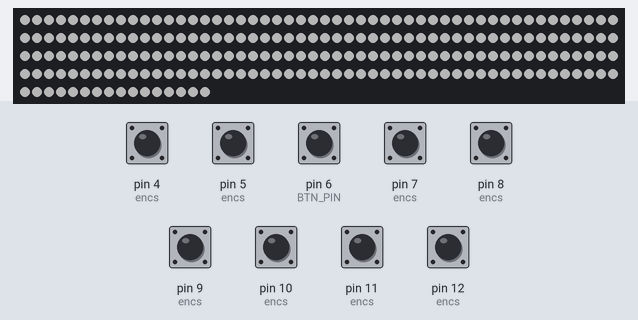
The sketch below on a simulated Arduino Uno, built with avr-gcc and run on an emulated ATmega328P. Parts: 216 RGB LEDs in strip order, left to right, continuing on the next row. The test bench sets the inputs (shaded band); at power-on: pin 4 (encs), pin 5 (encs), pin 6 (BTN_PIN), pin 7 (encs), pin 8 (encs), pin 9 (encs), pin 10 (encs), pin 11 (encs), pin 12 (encs) HIGH. Dim RGB values are drawn brighter than linear; random numbers use the default seed unless the sketch sets one.

Above: at 1.7 s.
1.8 s: pin 6 (BTN_PIN) pulled LOW for 0.15 s
At 1.96 s:
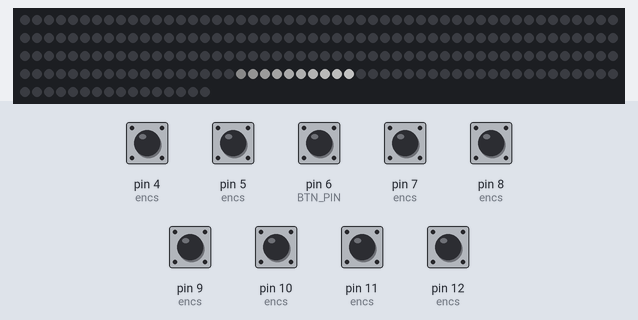
2.5 s: pin 4 (encs) pulled LOW for 0.15 s
3.2 s: pin 7 (encs) pulled LOW for 0.15 s
3.9 s: pin 8 (encs) pulled LOW for 0.15 s
4.6 s: pin 9 (encs) pulled LOW for 1 s
6.2 s: pin 10 (encs) pulled LOW for 1 s
Timing chart, 0 to 8.8 s (numbered marks = the images above; inputs shaded):
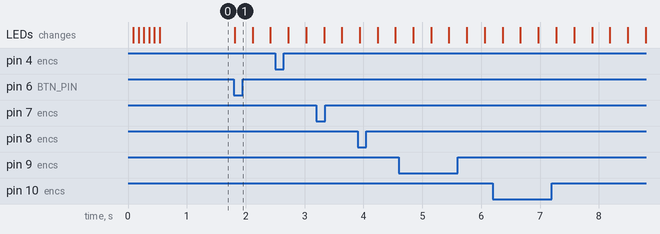

The sketch:

QGH_Portal_v2_master.ino
```cpp
#include <FastLED.h>
#define HC12 Serial

/*/IMPORTANT//
FOR MASTER AND SLAVE HC-12 ARE SET TO C006 Channel to avoid interference with other devices
to change channel:

Connect GND+SET pins
Set 9600 baud
send commands to serial
AT - AT mode
AT+RX - to check current speed
AT+C006 - to set channel
*/

// ---------------- LED CONFIG -------------------
#define LED_PIN 3
#define NUM_LEDS 216
CRGB leds[NUM_LEDS];

// ------------- ENCODERS ------------------------
struct Enc { byte pinA; byte pinB; int value; int last; };
Enc encs[4] = {
  {12, 11, 0, 0},   // R
  {10, 9,  0, 0},   // G
  {8,  7,  0, 0},   // B
  {4,  5,  0, 0}    // Speed
};

#define BTN_PIN 6
bool modeGame = false;
bool lastBtn = false;

// SLAVE incoming state
int sPos = 0;
int sR = 0, sG = 0, sB = 0;
int sSpeed = 0;
bool sValid = false;
unsigned long lastFresh = 0;


String lastRawPacket = "";

#define RX_BUF_MAX 50

// ----------- GAME -------------
int pos = 0;
unsigned long lastMove = 0;

// ----------- WIN -------------
bool win = false;
unsigned long winStart = 0;
const int WIN_DURATION = 60000;

// tolerances
const int POS_TOL = 30;      // tighter position tolerance
const int COL_TOL = 30;     // kept for reference (RGB)
const uint8_t SAT_MIN = 30;
const uint8_t VAL_MIN = 30;
const uint8_t HUE_TOL = 20;

unsigned long lastDebug = 0;   // periodic debug timer

static int winRepeats = 0;
static unsigned long lastWinSend = 0;

// -----------------------------------------------
void setup() {
  Serial.begin(9600);

  FastLED.addLeds<WS2812, LED_PIN, GRB>(leds, NUM_LEDS);
  FastLED.setBrightness(180);

  // --- Startup green blink (master) ---
  for (int i = 0; i < 3; i++) {
    fill_solid(leds, NUM_LEDS, CRGB(0, 255, 0));  // green
    FastLED.show();
    delay(80);
    fill_solid(leds, NUM_LEDS, CRGB::Black);
    FastLED.show();
    delay(80);
  }

  // Reset encoder states after LED blinking (prevents quadrature desync)
  for (int i = 0; i < 4; i++) {
    encs[i].value = 128; // mid-point for predictable start
    encs[i].last = (digitalRead(encs[i].pinA) << 1) | digitalRead(encs[i].pinB);
  }

  for (int i=0;i<4;i++) {
    pinMode(encs[i].pinA, INPUT_PULLUP);
    pinMode(encs[i].pinB, INPUT_PULLUP);
  }

  pinMode(BTN_PIN, INPUT_PULLUP);

  randomSeed(analogRead(0));
}

// -----------------------------------------------
void readEncoders() {
  for (int i=0;i<4;i++) {
    int a = digitalRead(encs[i].pinA);
    int b = digitalRead(encs[i].pinB);
    int encoded = (a << 1) | b;
    int sum = (encs[i].last << 2) | encoded;

    if (sum == 0b1101 || sum == 0b0100 || sum == 0b0010 || sum == 0b1011)
      encs[i].value += 10;
    if (sum == 0b1110 || sum == 0b0111 || sum == 0b0001 || sum == 0b1000)
      encs[i].value -= 10;

    if (encs[i].value < 0) encs[i].value = 0;
    if (encs[i].value > 255) encs[i].value = 255;

    encs[i].last = encoded;
  }
}

// -----------------------------------------------
void parseSlavePacket(String s) {

  if (!s.startsWith("{S") || !s.endsWith("}")) return;

  // тіло: між "{S" і "}"
  String body = s.substring(2, s.length() - 1);
  body.trim();

  // Забираємо все, що не цифра і не +
  for (int i = 0; i < body.length(); i++) {
    if (!isDigit(body[i])) body[i] = ' ';
  }

  body.trim();

  // читаємо ОДНЕ число — POS
  int pos_;
  int matched = sscanf(body.c_str(), "%d", &pos_);

  if (matched != 1) return;
  if (pos_ < 0 || pos_ >= NUM_LEDS) return;

  sPos = pos_;
  sValid = true;
  lastFresh = millis();
}

// -----------------------------------------------
void sendWinToSlave() {
  Serial.println("{M WIN:1}");
}

// -----------------------------------------------
bool checkWin() {
  if (!sValid) return false;

  // ignore outdated slave data
  if (millis() - lastFresh > 400) return false;

  int dPos = abs(pos - sPos);
  if (dPos > NUM_LEDS / 2) dPos = NUM_LEDS - dPos;
  bool posOK = (dPos <= POS_TOL);

  static unsigned long stableSince = 0;
  static int stableCount = 0;

  if (posOK) {
    if (stableSince == 0) stableSince = millis();
    stableCount++;

    // потрібно 4 збіги + 500 мс справжньої стабільності
    if (stableCount >= 4 && millis() - stableSince >= 500) {
      stableSince = 0;
      stableCount = 0;
      winRepeats = 3;
      return true;
    }
    return false;
  } else {
    stableSince = 0;
    stableCount = 0;
    return false;
  }
}

// -----------------------------------------------
void runPassive() {
int br = map(encs[3].value, 0, 255, 10, 255);
FastLED.setBrightness(br);

fill_solid(leds, NUM_LEDS, CRGB(encs[0].value, encs[1].value, encs[2].value));
}

// -----------------------------------------------
void runGame() {
  int raw = encs[3].value;
  int spd = map(raw, 0, 255, 1, 30);

  // ---- FIX: захист від зависання руху ----
  unsigned long now = micros();   // точніший таймер
  static unsigned long lastMoveUs = 0;

  // інтервал у мікросекундах (гарантує рух навіть при блокуваннях)
  unsigned long intervalUs = 5000 + (30000 - spd * 1000);
  // min ~5ms, max ~35ms

  if (now - lastMoveUs >= intervalUs) {
    pos = (pos + 1) % NUM_LEDS;
    lastMoveUs = now;
  }

  // --- Render tail ---
  fill_solid(leds, NUM_LEDS, CRGB::Black);
  for (int i=0;i<10;i++) {
    int p = (pos - i + NUM_LEDS) % NUM_LEDS;
    uint8_t fade = 255 - (i*25);
    leds[p] = CRGB(encs[0].value, encs[1].value, encs[2].value).nscale8(fade);
  }

  FastLED.setBrightness(175);
}

// -----------------------------------------------
void runWin() {
  unsigned long now = millis();
  if (now - winStart > WIN_DURATION) {
    win = false;
    return;
  }

  uint8_t hue = (now / 5) & 255;
  fill_solid(leds, NUM_LEDS, CHSV(hue, 255, 255));
  FastLED.show();
}

void readHC12() {
    static bool inPacket = false;
    static String packet = "";

    while (Serial.available()) {
        char c = Serial.read();

        // start of packet
        if (c == '{') {
            inPacket = true;
            packet = "{";
            continue;
        }

        // accumulating packet
        if (inPacket) {
            packet += c;

            // end of packet
            if (c == '#') {

                // fully clean packet from extra characters
                packet.replace("#", "");
                packet.replace("\r", "");
                packet.replace("\n", "");
                packet.trim();

                // packet must end with '}'
                if (packet.endsWith("}")) {
                    lastRawPacket = packet;
                    parseSlavePacket(packet);
                }

                // fully reset
                inPacket = false;
                packet = "";
            }
        }
    }
}

// -----------------------------------------------
void loop() {
  readHC12();

  if (winRepeats > 0 && millis() - lastWinSend >= 10) {
    sendWinToSlave();
    winRepeats--;
    lastWinSend = millis();
  }

  /*//
  Periodic send to HC12 every 500ms
  static unsigned long lastHCSend = 0;
  unsigned long now = millis();
  if (now - lastHCSend >= 500) {
    Serial.print("{DBG M_POS:");
    Serial.print(pos);
    // RGB ignored in pos-only mode
    Serial.print(" S_POS:");
    Serial.print(sPos);
    // no color debug in pos-only mode
    Serial.println("}");
    lastHCSend = now;
  }
  *///

  // ---- High-frequency encoder polling (every 2 ms) ----
  static unsigned long lastEnc = 0;
  unsigned long encNow = millis();
  if (encNow - lastEnc >= 2) {   // ~500 Hz polling
    lastEnc = encNow;
    readEncoders();
  }

  // BUTTON
  bool btn = !digitalRead(BTN_PIN);
  static unsigned long lastBtnTime = 0;

  if (btn && !lastBtn && millis() - lastBtnTime > 200) {
    // allow interrupting win-effect
    if (win) {
      win = false;
      modeGame = false;     // return to passive
      lastBtnTime = millis();
    } else {
      modeGame = !modeGame;
      pos = random(NUM_LEDS);
      lastBtnTime = millis();
    }
  }
  lastBtn = btn;

  /*/ -------- periodic debug print (non-blocking) ----------
  if (millis() - lastDebug > 300) {
    lastDebug = millis();
    Serial.print("MODE=");
    Serial.print(modeGame ? "GAME" : "PASSIVE");
    Serial.print("   POS="); Serial.print(pos);
    Serial.print("   ENC R/G/B/S = ");
    Serial.print(encs[0].value); Serial.print("/");
    Serial.print(encs[1].value); Serial.print("/");
    Serial.print(encs[2].value); Serial.print("/");
    Serial.print(encs[3].value);

    Serial.print("   SLAVE POS="); Serial.print(sPos);
    Serial.print("   SLAVE RGB=");
    Serial.print(sR); Serial.print("/");
    Serial.print(sG); Serial.print("/");
    Serial.print(sB);
    Serial.print("   SLAVE SPD=");
    Serial.println(sSpeed);
  }//*/

  // WIN CHECK
  if (modeGame && checkWin() && !win) {
    win = true;
    winStart = millis();
    sendWinToSlave();
  }

  if (win) {
    runWin();
    FastLED.show();
    return;
  }

  if (!modeGame) runPassive();
  else runGame();

// update LEDs much more often — prevents packet loss
static unsigned long lastFrame = 0;
unsigned long nowFrame = millis();
if (nowFrame - lastFrame >= 6) {  // ~160 FPS, but very short blocking
    lastFrame = nowFrame;
    FastLED.show();
}
}
```

Measured:
- after the input at 1.8 s, the LEDs: change at once (image 1)
